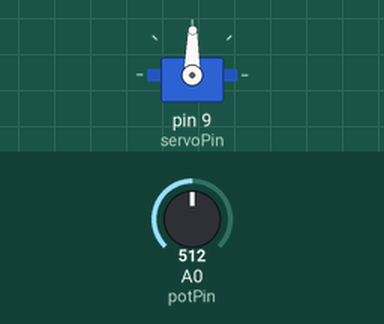
A sketch run on a simulated Arduino Uno, built with avr-gcc and run on an emulated ATmega328P. Parts: servo. The test bench sets the inputs (shaded band); at power-on: A0 (potPin) = 512.

Above: at 1.2 s.
1.3 s: A0 (potPin) set to 716
At 1.6 s:
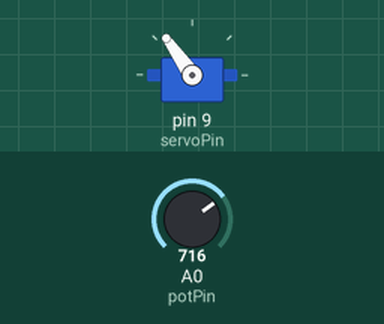
2.8 s: A0 (potPin) set to 900
At 3.7 s:
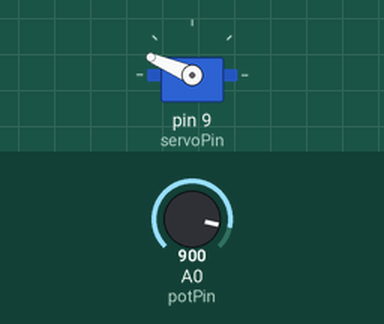
4.3 s: A0 (potPin) set to 1023
At 5.1 s:
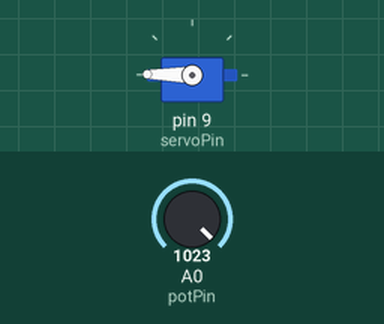
5.8 s: A0 (potPin) set to 306
At 7.0 s:
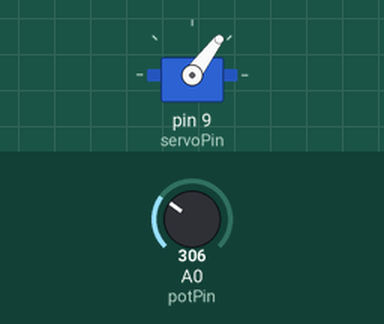
7.3 s: A0 (potPin) set to 122
At 8.5 s:
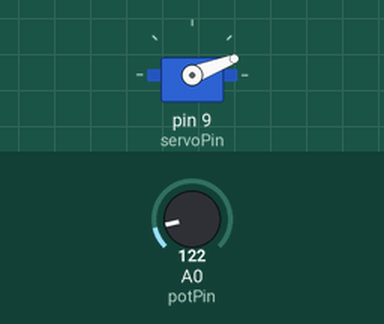
8.8 s: A0 (potPin) set to 511
At 9.6 s:
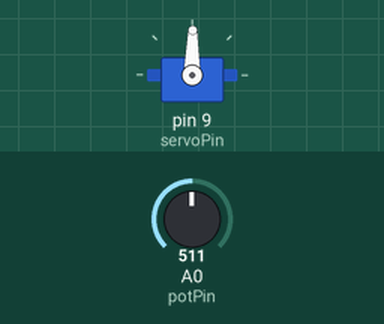
Timing chart, 0 to 11.3 s (numbered marks = the images above; inputs shaded):
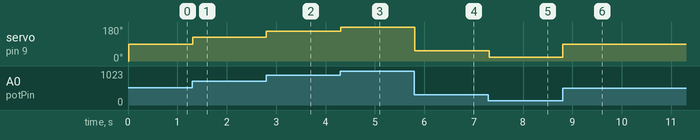

Measured:
- after the input at 1.3 s, servo on pin 9 (servoPin): 89° → 125° at once
- after the input at 2.8 s, servo on pin 9 (servoPin): 125° → 157° at once
- after the input at 4.3 s, servo on pin 9 (servoPin): 157° → 179° at once
- after the input at 5.8 s, servo on pin 9 (servoPin): 179° → 53° at once
- after the input at 7.3 s, servo on pin 9 (servoPin): 53° → 21° at once
- after the input at 8.8 s, servo on pin 9 (servoPin): 21° → 89° at once

The sketch:

ServoContorl.ino
```cpp
 #include <Servo.h>

Servo servo;
int servoPin = 9;
int potPin = A0;
int val;

void setup() {
  servo.attach(servoPin);
  servo.write(0);
  delay(15);
}

void loop() {
  val = analogRead(potPin);
  val = map(val, 0, 1023, 0, 179);

  servo.write(val);
  delay(15);
}
```
